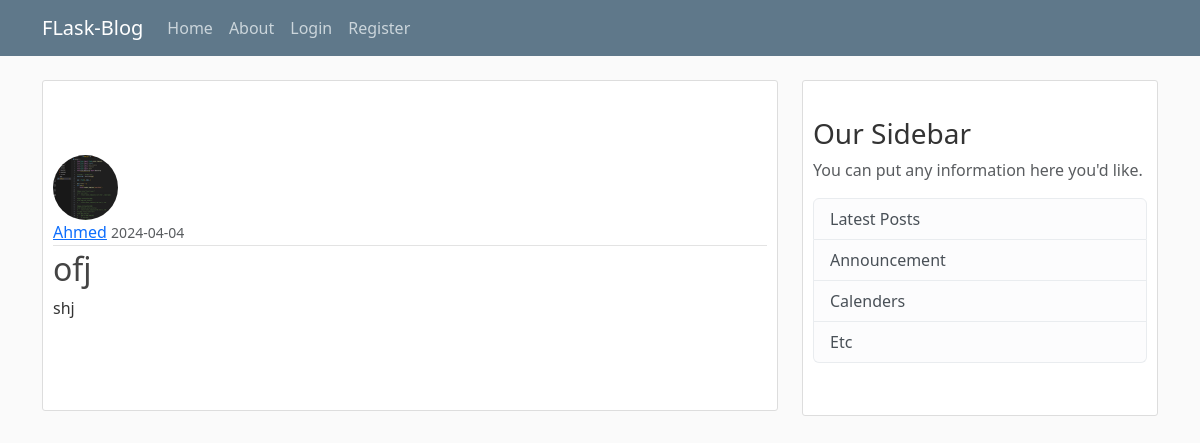
/post/1, run on the app's committed database.
### flaskblog/models.py (models this page shows, shortened)
class User(db.Model, UserMixin):
    id = db.Column(db.Integer, primary_key = True)
    username = db.Column(db.String(20), unique=True, nullable=False)
    email = db.Column(db.String(120), unique=True, nullable=False)
    image_file = db.Column(db.String(20), nullable=False, default='default.jpg')
    password = db.Column(db.String(60), nullable=False)
    Posts = db.relationship('Post', backref='author',  lazy=True)

class Post(db.Model):
    id =  db.Column(db.Integer, primary_key=True)
    title = db.Column(db.String(100), nullable=False)
    date_posted = db.Column(db.DateTime, nullable=False, default=datetime.utcnow)
    content = db.Column(db.Text, nullable=False)
    user_id = db.Column(db.Integer, db.ForeignKey('user.id'), nullable=False)

### flaskblog/routes.py (the view)
@app.route("/post/<int:post_id>")
def post(post_id):
    post = Post.query.get_or_404(post_id)
    return render_template('post.html', title=post.title, post=post)

### flaskblog/templates/post.html (shortened to what this page needs)
{% extends "layout.html" %}
{% block content%}
    <article class="media content-section">
        <img class="rounded-circle article-img" src="{{ url_for('static', filename='profile_pics/' + post.author.image_file)}}">
        <div class="media-body">
            <div class="article-metadata">
                <a class="mr-2" href="#">{{ post.author.username }}</a>
                <small class="text-muted">{{ post.date_posted.strftime('%Y-%m-%d') }}</small>
            </div>
            <h2 class="article-title">{{post.title }}</h2>
            <p class="article-content">{{ post.content }}</p>
        </div>
    </article>
{% endblock content %}

### flaskblog/static/main.css (style rules this page uses)
body { background: #fafafa; color: #333333; margin-top: 5rem; }
.content-section { background: #ffffff; padding: 10% 10px; border: 1px solid #dddddd; border-radius: 3px; margin-bottom: 20px; list-style: none; }
.article-title { color: #444444; }
.article-content { white-space: pre-line; }
.article-img { height: 65px; width: 65px; margin-right: 16px; }
.article-metadata { padding-bottom: 1px; margin-bottom: 4px; border-bottom: 1px solid #e3e3e3; }

### data on the page
User: image_file (picture), author.username "Ahmed"
Post: date_posted "2024-04-04", title "ofj", content "shj"
